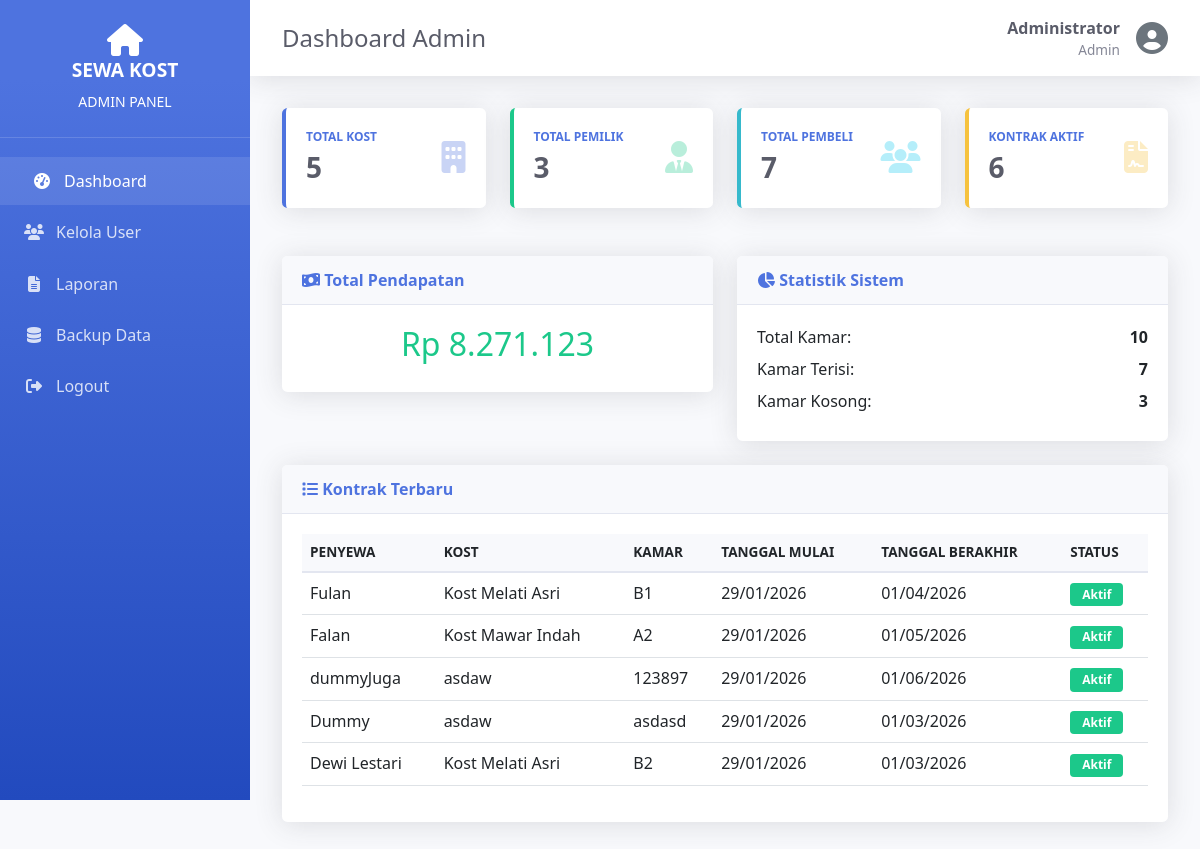
Page /admin/dashboard.php (signed in) on the committed database.
### tables this page shows
CREATE TABLE `kontrak` (
  `id` int(11) NOT NULL AUTO_INCREMENT,
  `penyewa_id` int(11) NOT NULL,
  `kamar_id` int(11) NOT NULL,
  `tanggal_mulai` date NOT NULL,
  `tanggal_berakhir` date NOT NULL,
  `durasi_bulan` int(11) NOT NULL,
  `total_harga` decimal(12,2) NOT NULL,
  `status` enum('Aktif','Akan Berakhir','Selesai') DEFAULT 'Aktif',
  `created_at` timestamp NOT NULL DEFAULT current_timestamp(),
  PRIMARY KEY (`id`),
  KEY `penyewa_id` (`penyewa_id`),
  KEY `kamar_id` (`kamar_id`),
  CONSTRAINT `kontrak_ibfk_1` FOREIGN KEY (`penyewa_id`) REFERENCES `penyewa` (`id`) ON DELETE CASCADE,
  CONSTRAINT `kontrak_ibfk_2` FOREIGN KEY (`kamar_id`) REFERENCES `kamar` (`id`) ON DELETE CASCADE
);

CREATE TABLE `users` (
  `id` int(11) NOT NULL AUTO_INCREMENT,
  `username` varchar(50) NOT NULL,
  `password` varchar(255) NOT NULL,
  `nama_lengkap` varchar(100) NOT NULL,
  `email` varchar(100) DEFAULT NULL,
  `no_hp` varchar(20) DEFAULT NULL,
  `role` enum('admin','pemilik','pembeli') NOT NULL,
  `created_at` timestamp NOT NULL DEFAULT current_timestamp(),
  PRIMARY KEY (`id`),
  UNIQUE KEY `username` (`username`)
);

CREATE TABLE `kost` (
  `id` int(11) NOT NULL AUTO_INCREMENT,
  `pemilik_id` int(11) NOT NULL,
  `nama_kost` varchar(100) NOT NULL,
  `alamat` text NOT NULL,
  `kota` varchar(50) DEFAULT NULL,
  `deskripsi` text DEFAULT NULL,
  `foto` varchar(255) DEFAULT NULL,
  `created_at` timestamp NOT NULL DEFAULT current_timestamp(),
  PRIMARY KEY (`id`),
  KEY `pemilik_id` (`pemilik_id`),
  CONSTRAINT `kost_ibfk_1` FOREIGN KEY (`pemilik_id`) REFERENCES `users` (`id`) ON DELETE CASCADE
);

CREATE TABLE `kamar` (
  `id` int(11) NOT NULL AUTO_INCREMENT,
  `kost_id` int(11) NOT NULL,
  `nomor_kamar` varchar(20) NOT NULL,
  `harga_sewa` decimal(12,2) NOT NULL,
  `status` enum('Kosong','Terisi','Maintenance') DEFAULT 'Kosong',
  `foto` varchar(255) DEFAULT NULL,
  `fasilitas` text DEFAULT NULL,
  `created_at` timestamp NOT NULL DEFAULT current_timestamp(),
  PRIMARY KEY (`id`),
  KEY `kost_id` (`kost_id`),
  CONSTRAINT `kamar_ibfk_1` FOREIGN KEY (`kost_id`) REFERENCES `kost` (`id`) ON DELETE CASCADE
);

### lib/database.php (called while the page is built, shortened)
<?php
class Database {
    private static $connection = null;
    public static function connect() {
        if (self::$connection === null) {
            self::$connection = new mysqli(DB_HOST, DB_USER, DB_PASS, DB_NAME);
            self::$connection->set_charset("utf8mb4");
        }
        return self::$connection;
    }
    public static function query($sql) {
        $conn = self::connect();
        $result = $conn->query($sql);
        return $result;
    }
    public static function fetchOne($sql) {
        $result = self::query($sql);
        return $result->fetch_assoc();
    }
    public static function fetchAll($sql) {
        $result = self::query($sql);
        $data = [];
        while ($row = $result->fetch_assoc()) {
            $data[] = $row;
        }
        return $data;
    }
}

### admin/dashboard.php (the view, shortened to what this page needs)
<?php
require_once __DIR__ . '/../lib/auth.php';
require_once __DIR__ . '/../lib/database.php';
$totalKost = Database::fetchOne("SELECT COUNT(*) as total FROM kost")['total'];
$totalPemilik = Database::fetchOne("SELECT COUNT(*) as total FROM users WHERE role = 'pemilik'")['total'];
$totalPembeli = Database::fetchOne("SELECT COUNT(*) as total FROM users WHERE role = 'pembeli'")['total'];
$totalKontrakAktif = Database::fetchOne("SELECT COUNT(*) as total FROM kontrak WHERE status = 'Aktif'")['total'];
$totalPendapatan = Database::fetchOne("SELECT SUM(jumlah) as total FROM pembayaran WHERE status = 'Lunas'")['total'] ?? 0;
$recentKontrak = Database::fetchAll("
    SELECT k.*, u.nama_lengkap, km.nomor_kamar, ks.nama_kost
    FROM kontrak k
    JOIN penyewa p ON k.penyewa_id = p.id
    JOIN users u ON p.user_id = u.id
    JOIN kamar km ON k.kamar_id = km.id
    JOIN kost ks ON km.kost_id = ks.id
    ORDER BY k.created_at DESC
    LIMIT 5
");
include __DIR__ . '/../layout/header.php';
include __DIR__ . '/../layout/sidebar.php';
?>
<div class="row mb-4">
    <div class="col-xl-3 col-md-6 mb-4">
        <div class="card stats-card primary">
            <div class="card-body">
                <div class="row align-items-center">
                    <div class="col">
                        <div class="stats-title">Total Kost</div>
                        <div class="stats-value"><?php echo $totalKost; ?></div>
                    </div>
                    <div class="col-auto">
                        <i class="fas fa-building stats-icon text-primary"></i>
                    </div>
                </div>
            </div>
        </div>
    </div>
    <div class="col-xl-3 col-md-6 mb-4">
        <div class="card stats-card success">
            <div class="card-body">
                <div class="row align-items-center">
                    <div class="col">
                        <div class="stats-title">Total Pemilik</div>
                        <div class="stats-value"><?php echo $totalPemilik; ?></div>
                    </div>
                    <div class="col-auto">
                        <i class="fas fa-user-tie stats-icon text-success"></i>
                    </div>
                </div>
            </div>
        </div>
    </div>
    <div class="col-xl-3 col-md-6 mb-4">
        <div class="card stats-card info">
            <div class="card-body">
                <div class="row align-items-center">
                    <div class="col">
                        <div class="stats-title">Total Pembeli</div>
                        <div class="stats-value"><?php echo $totalPembeli; ?></div>
                    </div>
                    <div class="col-auto">
                        <i class="fas fa-users stats-icon text-info"></i>
                    </div>
                </div>
            </div>
        </div>
    </div>
    <div class="col-xl-3 col-md-6 mb-4">
        <div class="card stats-card warning">
            <div class="card-body">
                <div class="row align-items-center">
                    <div class="col">
                        <div class="stats-title">Kontrak Aktif</div>
                        <div class="stats-value"><?php echo $totalKontrakAktif; ?></div>
                    </div>
                    <div class="col-auto">
                        <i class="fas fa-file-contract stats-icon text-warning"></i>
                    </div>
                </div>
            </div>
        </div>
    </div>
</div>
<div class="row">
    <div class="col-lg-6 mb-4">
        <div class="card">
            <div class="card-header">
                <i class="fas fa-money-bill-wave"></i> Total Pendapatan
            </div>
            <div class="card-body text-center">
                <h2 class="text-success">Rp <?php echo number_format($totalPendapatan, 0, ',', '.'); ?></h2>
            </div>
        </div>
    </div>
    <div class="col-lg-6 mb-4">
        <div class="card">
            <div class="card-header">
                <i class="fas fa-chart-pie"></i> Statistik Sistem
            </div>
            <div class="card-body">
                <div class="d-flex justify-content-between mb-2">
                    <span>Total Kamar:</span>
                    <strong><?php echo Database::fetchOne("SELECT COUNT(*) as total FROM kamar")['total']; ?></strong>
                </div>
                <div class="d-flex justify-content-between mb-2">
                    <span>Kamar Terisi:</span>
                    <strong><?php echo Database::fetchOne("SELECT COUNT(*) as total FROM kamar WHERE status = 'Terisi'")['total']; ?></strong>
                </div>
                <div class="d-flex justify-content-between mb-2">
                    <span>Kamar Kosong:</span>
                    <strong><?php echo Database::fetchOne("SELECT COUNT(*) as total FROM kamar WHERE status = 'Kosong'")['total']; ?></strong>
                </div>
            </div>
        </div>
    </div>
</div>
<div class="row">
    <div class="col-12">
        <div class="card">
            <div class="card-header">
                <i class="fas fa-list"></i> Kontrak Terbaru
            </div>
            <div class="card-body">
                <div class="table-responsive">
                    <table class="table table-hover">
                        <thead>
                            <tr>
                                <th>Penyewa</th>
                                <th>Kost</th>
                                <th>Kamar</th>
                                <th>Tanggal Mulai</th>
                                <th>Tanggal Berakhir</th>
                                <th>Status</th>
                            </tr>
                        </thead>
                        <tbody>
                            <?php if (empty($recentKontrak)): ?>
                                <tr>
                                    <td colspan="6" class="text-center">Belum ada kontrak</td>
                                </tr>
                            <?php else: ?>
                                <?php foreach ($recentKontrak as $kontrak): ?>
                                    <tr>
                                        <td><?php echo htmlspecialchars($kontrak['nama_lengkap']); ?></td>
                                        <td><?php echo htmlspecialchars($kontrak['nama_kost']); ?></td>
                                        <td><?php echo htmlspecialchars($kontrak['nomor_kamar']); ?></td>
                                        <td><?php echo date('d/m/Y', strtotime($kontrak['tanggal_mulai'])); ?></td>
                                        <td><?php echo date('d/m/Y', strtotime($kontrak['tanggal_berakhir'])); ?></td>
                                        <td>
                                            <span class="badge badge-status badge-<?php echo strtolower($kontrak['status']); ?>">
                                                <?php echo $kontrak['status']; ?>
                                            </span>
                                        </td>
                                    </tr>
                                <?php endforeach; ?>
                            <?php endif; ?>
                        </tbody>
                    </table>
                </div>
            </div>
        </div>
    </div>
</div>
<?php include __DIR__ . '/../layout/footer.php'; ?>

### assets/css/style.css (style rules this page uses)
:root { --primary-color: #4e73df; --secondary-color: #858796; --success-color: #1cc88a; --danger-color: #e74a3b; --warning-color: #f6c23e; --info-color: #36b9cc; --sidebar-width: 250px; }
* { margin: 0; padding: 0; box-sizing: border-box; }
body { font-family: 'Segoe UI', Tahoma, Geneva, Verdana, sans-serif; background-color: #f8f9fc; color: #5a5c69; }
.card { border: none; border-radius: 0.35rem; box-shadow: 0 0.15rem 1.75rem 0 rgba(58, 59, 69, 0.15); }
.card-header { background-color: #f8f9fc; border-bottom: 1px solid #e3e6f0; padding: 0.75rem 1.25rem; font-weight: bold; color: var(--primary-color); }
.card-body { padding: 1.25rem; }
.stats-card { border-left: 4px solid; height: 100%; }
.stats-card.primary { border-left-color: var(--primary-color); }
.stats-card.success { border-left-color: var(--success-color); }
.stats-card.warning { border-left-color: var(--warning-color); }
.stats-card.info { border-left-color: var(--info-color); }
.stats-icon { font-size: 2rem; opacity: 0.3; }
.stats-title { font-size: 0.75rem; text-transform: uppercase; font-weight: bold; color: var(--primary-color); }
.stats-value { font-size: 1.75rem; font-weight: bold; color: #5a5c69; }
.table { color: #5a5c69; }
.table thead th { background-color: #f8f9fc; border-bottom: 2px solid #e3e6f0; font-weight: bold; text-transform: uppercase; font-size: 0.85rem; }
.badge-status { padding: 0.35rem 0.75rem; font-size: 0.75rem; font-weight: bold; }
.badge-aktif { background-color: var(--success-color); }
.badge-status { padding: 0.35rem 0.75rem; font-size: 0.75rem; font-weight: bold; border-radius: 0.25rem; }
.text-primary { color: var(--primary-color) !important; }
.text-success { color: var(--success-color) !important; }
.text-warning { color: var(--warning-color) !important; }

### rows in the picture
kontrak: users.nama_lengkap "Fulan", kost.nama_kost "Kost Melati Asri", kamar.nomor_kamar "B1", tanggal_mulai "29/01/2026", tanggal_berakhir "01/04/2026", status "Aktif"
kontrak: users.nama_lengkap "Falan", kost.nama_kost "Kost Mawar Indah", kamar.nomor_kamar "A2", tanggal_mulai "29/01/2026", tanggal_berakhir "01/05/2026", status "Aktif"
kontrak: users.nama_lengkap "dummyJuga", kost.nama_kost "asdaw", kamar.nomor_kamar "123897", tanggal_mulai "29/01/2026", tanggal_berakhir "01/06/2026", status "Aktif"
kontrak: users.nama_lengkap "Dummy", kost.nama_kost "asdaw", kamar.nomor_kamar "asdasd", tanggal_mulai "29/01/2026", tanggal_berakhir "01/03/2026", status "Aktif"
kontrak: users.nama_lengkap "Dewi Lestari", kost.nama_kost "Kost Melati Asri", kamar.nomor_kamar "B2", tanggal_mulai "29/01/2026", tanggal_berakhir "01/03/2026", status "Aktif"

### other values in the picture
$role "ADMIN"
$pageTitle "Dashboard Admin"
$user['nama_lengkap'] "Administrator"
$user['role'] "Admin"
$totalKost "5"
$totalPemilik "3"
$totalPembeli "7"
$totalKontrakAktif "6"
$totalPendapatan "8.271.123"
Database::fetchOne("SELECT COUNT(*) as total FROM kamar")['total'] "10"
